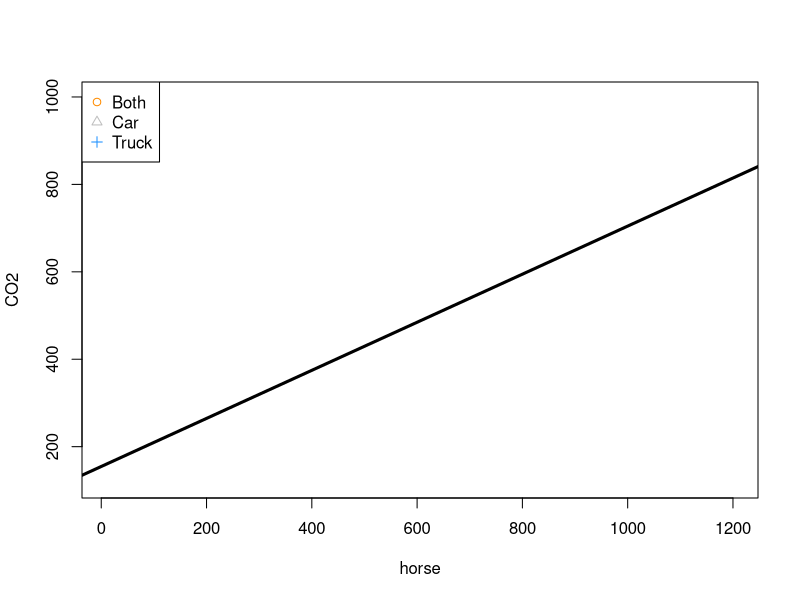
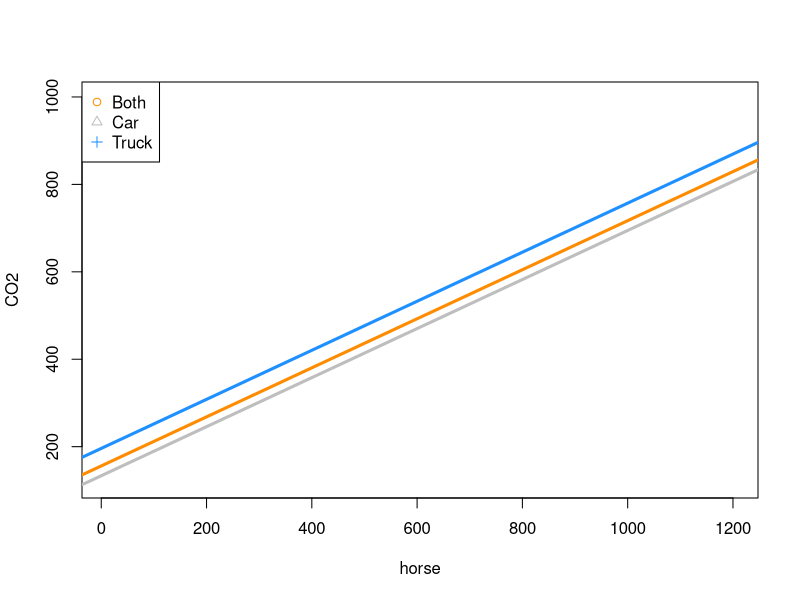
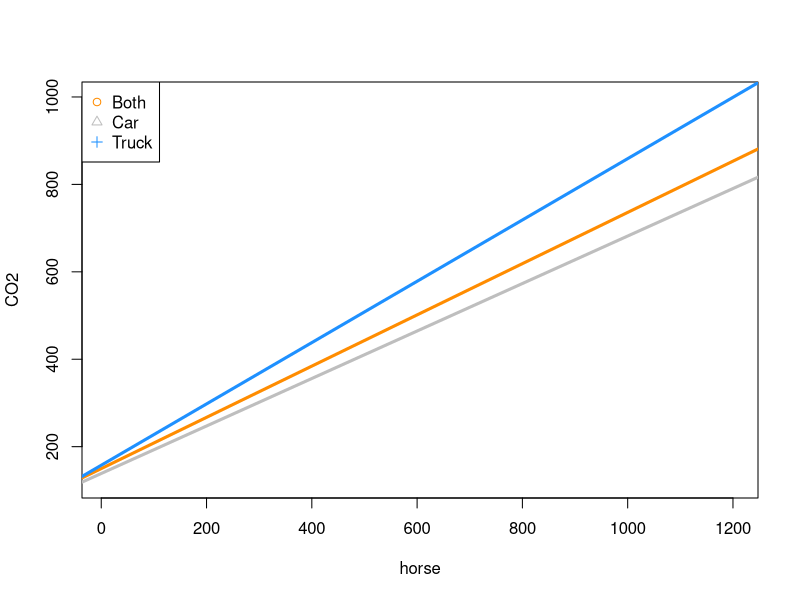

The R script that drew these images, in order:
## ---- chunk 1
options(scipen = 1, digits = 4, width = 80)
## ---- chunk 2
epa2015 = read.csv("epa2015.csv")
str(epa2015)
is.factor(epa2015$type)
## ---- chunk 3
co2_slr = lm(CO2 ~ horse, data = epa2015)
type_colors = ifelse(epa2015$type == "Both", "Darkorange", 
                     ifelse(epa2015$type == "Car", "Grey", "Dodgerblue"))
plot(CO2 ~ horse, data = epa2015, col = type_colors, pch = as.numeric(type))
abline(co2_slr, lwd = 3)
legend("topleft", c("Both", "Car", "Truck"), 
       col = c("Darkorange", "Grey", "Dodgerblue"), 
       pch = c(1, 2, 3))

slr_coef = summary(co2_slr)$coef[, 1]

int_both    = slr_coef[1]
int_car     = slr_coef[1]
int_truck   = slr_coef[1]

slope_both  = slr_coef[2]
slope_car   = slr_coef[2]
slope_truck = slr_coef[2]

impreza_wagon = data.frame(horse = 148, type = "Both")
predict(co2_slr, impreza_wagon, interval = "prediction", level = 0.99)
## ---- chunk 4
co2_add = lm(CO2 ~ horse + type, data = epa2015)
type_colors = ifelse(epa2015$type == "Both", "Darkorange", 
                     ifelse(epa2015$type == "Car", "Grey", "Dodgerblue"))
plot(CO2 ~ horse, data = epa2015, col = type_colors, pch = as.numeric(type))
legend("topleft", c("Both", "Car", "Truck"), 
       col = c("Darkorange", "Grey", "Dodgerblue"), 
       pch = c(1, 2, 3))

add_coef = summary(co2_add)$coef[,1]

int_both    = add_coef[1]
int_car     = add_coef[1] + add_coef[3]
int_truck   = add_coef[1] + add_coef[4]

slope_both  = add_coef[2]
slope_car   = add_coef[2]
slope_truck = add_coef[2]

abline(int_both, slope_both, lwd = 3, col = "Darkorange")
abline(int_car, slope_car, lwd = 3, col = "Grey")
abline(int_truck, slope_truck, lwd = 3, col = "Dodgerblue")

predict(co2_add, impreza_wagon, interval = "prediction", level = 0.99)
## ---- chunk 5
co2_int = lm(CO2 ~ horse * type, data = epa2015)
type_colors = ifelse(epa2015$type == "Both", "Darkorange", 
                     ifelse(epa2015$type == "Car", "Grey", "Dodgerblue"))
plot(CO2 ~ horse, data = epa2015, col = type_colors, pch = as.numeric(type))
legend("topleft", c("Both", "Car", "Truck"), 
       col = c("Darkorange", "Grey", "Dodgerblue"), 
       pch = c(1, 2, 3))

int_coef = summary(co2_int)$coef[,1]

int_both    = int_coef[1]
int_car     = int_coef[1] + int_coef[3]
int_truck   = int_coef[1] + int_coef[4]

slope_both  = int_coef[2]
slope_car   = int_coef[2] + int_coef[5]
slope_truck = int_coef[2] + int_coef[6]

abline(int_both, slope_both, lwd = 3, col = "Darkorange")
abline(int_car, slope_car, lwd = 3, col = "Grey")
abline(int_truck, slope_truck, lwd = 3, col = "Dodgerblue")

predict(co2_int, impreza_wagon, interval = "prediction", level = 0.99)
## ---- chunk 6
anova(co2_add, co2_int)
## ---- chunk 7
hospital = read.csv("hospital.csv")
str(hospital)
is.factor(hospital$Care)
is.factor(hospital$Race)
levels(hospital$Care)
levels(hospital$Race)
## ---- chunk 8
hosp_add = lm(Days ~ Charges + Pressure + Care + Race, data = hospital)
coef(hosp_add)
## ---- chunk 9
hosp_add_care_int = lm(Days ~ (Charges + Pressure) * Care + Race, data = hospital)
anova(hosp_add, hosp_add_care_int)
## ---- chunk 10
hosp_add_care_race_int = lm(Days ~ (Charges + Pressure) * Care + (Charges + Pressure) * Race, data = hospital)
anova(hosp_add, hosp_add_care_race_int)
## ---- chunk 11
coef(hosp_add_care_race_int)
sum(coef(hosp_add_care_race_int)[c("Pressure", "Pressure:Carelow")])
## ---- chunk 12
hosp_big_model = lm(Days ~ Charges * Pressure * Care * Race, data = hospital)
anova(hosp_add_care_race_int, hosp_big_model)
## ---- chunk 13
fish = read.csv("fish.csv")
fish_three_way = lm(Weight ~ Length1 * HeightPct * WidthPct, data = fish)
fish_smaller = lm(Weight ~ Length1 + HeightPct * WidthPct, data = fish)
anova(fish_smaller, fish_three_way)
## ---- chunk 14
n = 20

sim_data = data.frame(
  groups = c(rep("A", n / 2), rep("B", n / 2)),
  values = rep(0, n))
str(sim_data)
## ---- chunk 15
set.seed(1)
sim_data$values = rnorm(n, mean = 5, sd = 2.2) # simulate response data
summary(lm(values ~ groups, data = sim_data))
t.test(values ~ groups, data = sim_data, var.equal = TRUE)
## ---- chunk 16
num_sims = 200
lm_t = rep(0, num_sims)
lm_p = rep(0, num_sims)
tt_t = rep(0, num_sims)
tt_p = rep(0, num_sims)
## ---- chunk 17
birthday = 18760613
set.seed(birthday)

for(i in 1:num_sims) {
  sim_data$values = rnorm(n, mean = 5, sd = 2.2)
  
  lm_t[i] = summary(lm(values ~ groups, data = sim_data))$coef[2, 3]
  lm_p[i] = summary(lm(values ~ groups, data = sim_data))$coef[2, 4]
  
  tt_t[i] = t.test(values ~ groups, data = sim_data, var.equal = TRUE)$stat
  tt_p[i] = t.test(values ~ groups, data = sim_data, var.equal = TRUE)$p.val
}
## ---- chunk 18
mean(lm_t == tt_t)
## ---- chunk 19
mean(lm_p == tt_p)
## ---- chunk 20
all.equal(lm_p, tt_p)
## ---- chunk 21
all.equal(lm_t, -tt_t)
